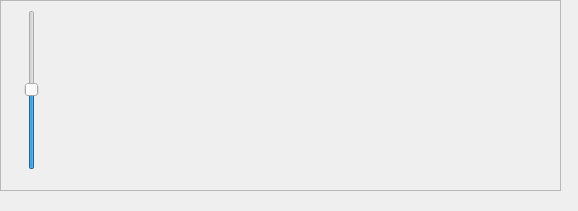
<?xml version="1.0" encoding="UTF-8"?>
<ui version="4.0">
 <class>test_decoder</class>
 <widget class="QWidget" name="test_decoder">
  <property name="geometry">
   <rect>
    <x>0</x>
    <y>0</y>
    <width>578</width>
    <height>211</height>
   </rect>
  </property>
  <property name="windowTitle">
   <string>test decoder</string>
  </property>
  <widget class="QFrame" name="frame">
   <property name="geometry">
    <rect>
     <x>0</x>
     <y>0</y>
     <width>561</width>
     <height>191</height>
    </rect>
   </property>
   <property name="frameShape">
    <enum>QFrame::StyledPanel</enum>
   </property>
   <property name="frameShadow">
    <enum>QFrame::Raised</enum>
   </property>
   <widget class="QLabel" name="analogMode">
    <property name="geometry">
     <rect>
      <x>20</x>
      <y>100</y>
      <width>161</width>
      <height>21</height>
     </rect>
    </property>
    <property name="text">
     <string/>
    </property>
   </widget>
   <widget class="QwtPlot" name="testSpectrum">
    <property name="geometry">
     <rect>
      <x>70</x>
      <y>10</y>
      <width>481</width>
      <height>181</height>
     </rect>
    </property>
   </widget>
   <widget class="QSlider" name="amplitudeSlider">
    <property name="geometry">
     <rect>
      <x>20</x>
      <y>10</y>
      <width>24</width>
      <height>160</height>
     </rect>
    </property>
    <property name="value">
     <number>50</number>
    </property>
    <property name="orientation">
     <enum>Qt::Vertical</enum>
    </property>
   </widget>
  </widget>
 </widget>
 <customwidgets>
  <customwidget>
   <class>QwtPlot</class>
   <extends>QFrame</extends>
   <header>qwt_plot.h</header>
  </customwidget>
 </customwidgets>
 <resources/>
 <connections/>
</ui>
